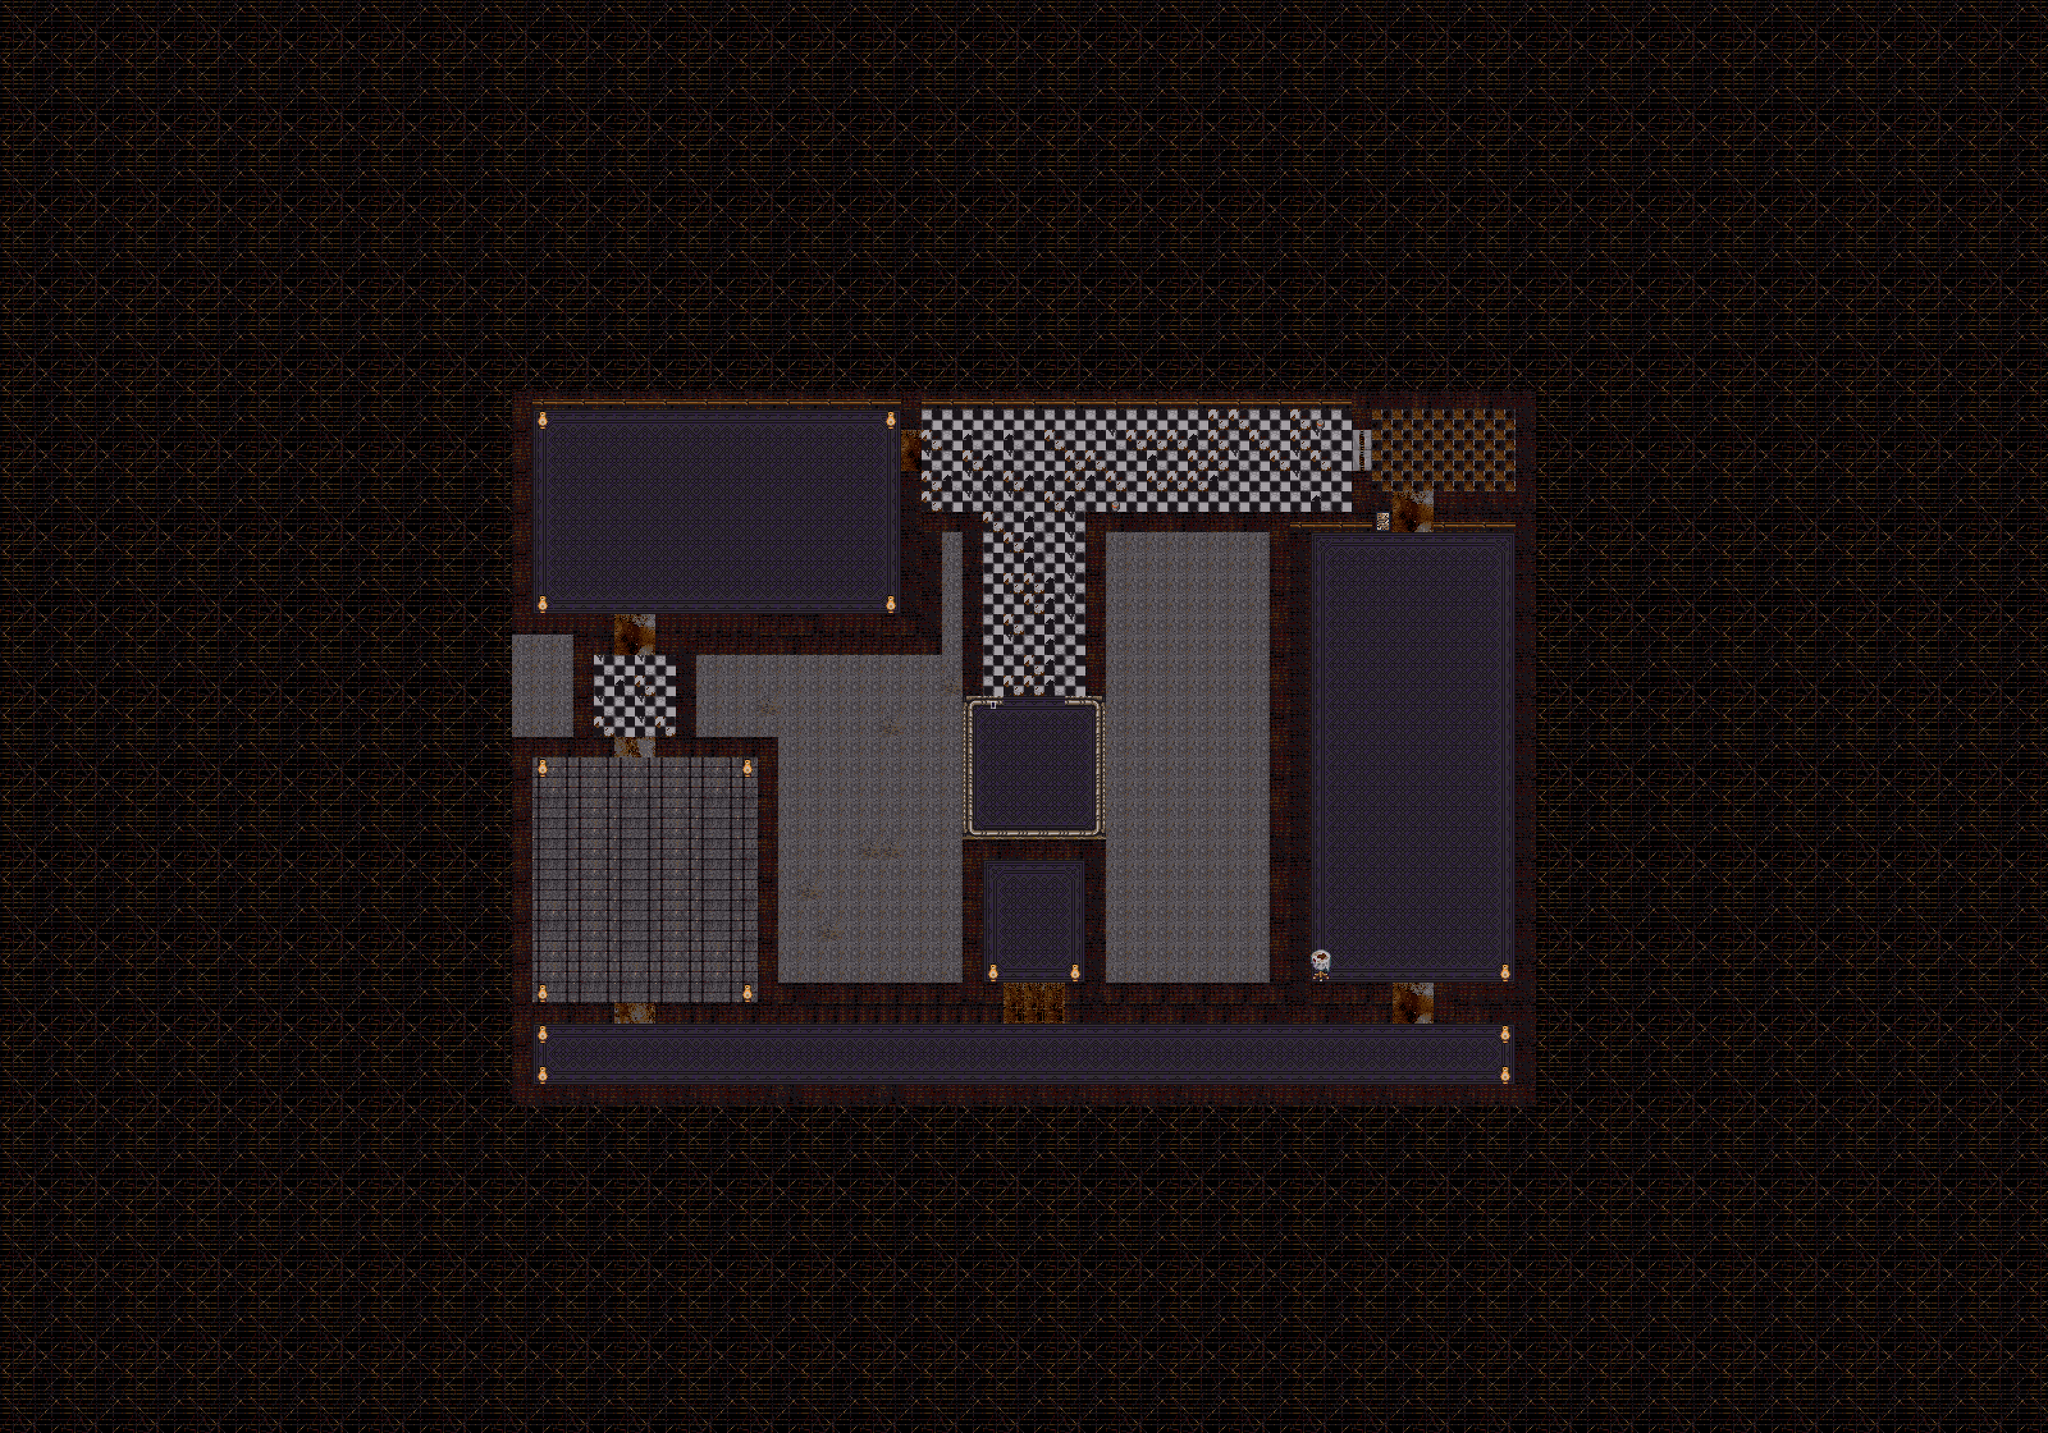

Tiled map render using the project's own tile images. Description and the map definition, with tile-layer contents summarised, below:
An orthogonal 100x70 tile map with 32x32 px tiles, 3 tile layers (floor, Walls, Layer 3).

<map version="1.0" orientation="orthogonal" width="100" height="70" tilewidth="32" tileheight="32">
 <tileset firstgid="1" name="othersidebysteve32" tilewidth="32" tileheight="32">
  <image source="othersidebysteve_edit1.png" width="960" height="512" />
 </tileset>
 <layer name="floor" width="100" height="70">
  <data>[7000 cells, 6880 non-empty, 57 distinct tile ids]</data>
 </layer>
 <layer name="Walls" width="100" height="70">
  <data>[7000 cells, 606 non-empty, 48 distinct tile ids]</data>
 </layer>
 <layer name="Layer 3" width="100" height="70">
  <data>[7000 cells, 75 non-empty, 13 distinct tile ids]</data>
 </layer>
</map>
